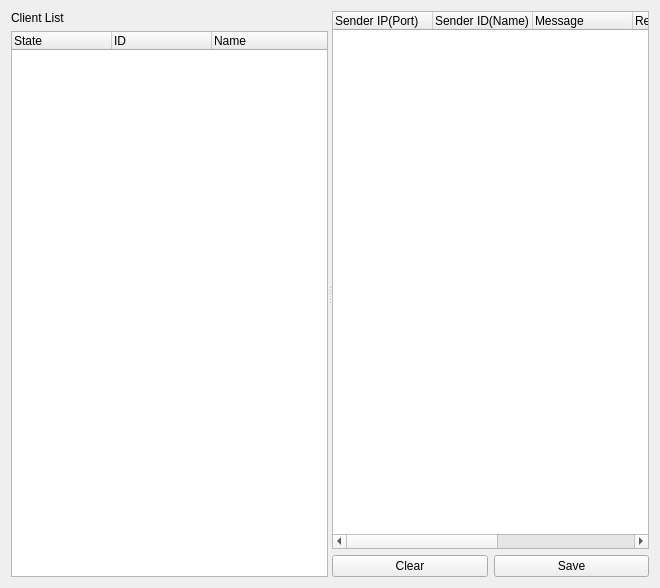
<ui version="4.0">
 <author/>
 <comment/>
 <exportmacro/>
 <class>ChatServerForm</class>
 <widget class="QWidget" name="ChatServerForm">
 <property name="geometry">
    <rect>
     <x>0</x>
     <y>0</y>
     <width>660</width>
     <height>588</height>
    </rect>
   </property>
   <property name="windowTitle">
    <string>Chatting Server</string>
   </property>
   <layout class="QHBoxLayout" name="horizontalLayout">
    <item>
     <widget class="QSplitter" name="splitter">
      <property name="orientation">
       <enum>Qt::Horizontal</enum>
      </property>
      <widget class="QWidget" name="layoutWidget">
       <layout class="QVBoxLayout" name="clientListVerticalLayout">
        <item>
         <widget class="QLabel" name="clientListLabel">
          <property name="text">
           <string>Client List</string>
          </property>
         </widget>
        </item>
        <item>
         <widget class="QTreeWidget" name="clientTreeWidget">
          <property name="selectionBehavior">
           <enum>QAbstractItemView::SelectRows</enum>
          </property>
          <property name="rootIsDecorated">
           <bool>false</bool>
          </property>
          <property name="headerHidden">
           <bool>false</bool>
          </property>
          <column>
           <property name="text">
            <string>State</string>
           </property>
          </column>
          <column>
           <property name="text">
            <string>ID</string>
           </property>
          </column>
          <column>
           <property name="text">
            <string>Name</string>
           </property>
          </column>
         </widget>
        </item>
       </layout>
      </widget>
      <widget class="QWidget" name="layoutWidget1">
       <layout class="QVBoxLayout" name="verticalLayout">
        <item>
         <widget class="QTreeWidget" name="messageTreeWidget">
          <property name="rootIsDecorated">
           <bool>false</bool>
          </property>
          <property name="wordWrap">
           <bool>true</bool>
          </property>
          <column>
           <property name="text">
            <string>Sender IP(Port)</string>
           </property>
          </column>
          <column>
           <property name="text">
            <string>Sender ID(Name)</string>
           </property>
          </column>
          <column>
           <property name="text">
            <string>Message</string>
           </property>
          </column>
          <column>
           <property name="text">
            <string>Receiver IP(Port)</string>
           </property>
          </column>
          <column>
           <property name="text">
            <string>Receiver ID(Name)</string>
           </property>
          </column>
          <column>
           <property name="text">
            <string>Time</string>
           </property>
          </column>
         </widget>
        </item>
        <item>
         <layout class="QHBoxLayout" name="messageLayout">
          <item>
           <widget class="QPushButton" name="clearPushButton">
            <property name="text">
             <string>Clear</string>
            </property>
           </widget>
          </item>
          <item>
           <widget class="QPushButton" name="savePushButton">
            <property name="text">
             <string>Save</string>
            </property>
           </widget>
          </item>
         </layout>
        </item>
       </layout>
      </widget>
     </widget>
    </item>
   </layout>
  </widget>
  <resources/>
  <connections>
   <connection>
    <sender>clearPushButton</sender>
    <signal>clicked()</signal>
    <receiver>messageTreeWidget</receiver>
    <slot>clear()</slot>
    <hints>
     <hint type="sourcelabel">
      <x>270</x>
      <y>295</y>
     </hint>
     <hint type="destinationlabel">
      <x>288</x>
      <y>195</y>
     </hint>
    </hints>
   </connection>
  </connections>
 </ui>
